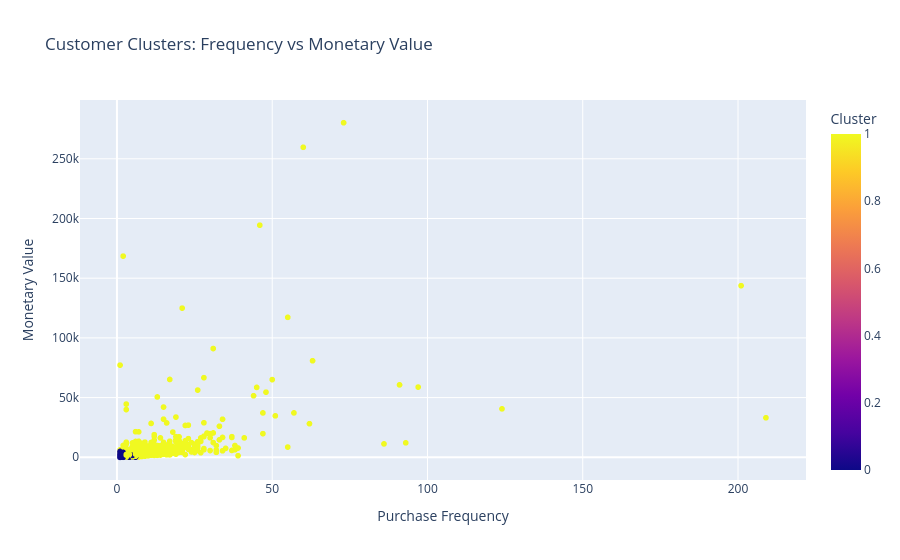

Write notebook code for a chart like this one.
### Markdown cell above
Shows whether clusters separate based on how recently customers purchased and how much they spent.

### Code cell
fig = px.scatter(rfm, x = "Frequency", y = "MonetaryValue", color = "Clusters",
    hover_data = ["CustomerID", "Recency"],
    title = "Customer Clusters: Frequency vs Monetary Value",
    labels = {
        "Frequency": "Purchase Frequency",
        "MonetaryValue": "Monetary Value",
        "Clusters": "Cluster"
    }
)

fig.show()

### Figure 1 — Plotly figure (JSON) as saved in the notebook; plotly's stock layout.template omitted (floating-point values rounded to 4 significant figures; data arrays with more than 128 entries replaced by an {"elided": "..."} marker saying what was removed)
{"data": [{"customdata": {"elided": "4338x2 int values"}, "hovertemplate": "Purchase Frequency=%{x}<br>Monetary Value=%{y}<br>CustomerID=%{customdata[0]}<br>Recency=%{customdata[1]}<br>Cluster=%{marker.color}<extra></extra>", "legendgroup": "", "marker": {"color": {"elided": "4338 int values"}, "coloraxis": "coloraxis", "symbol": "circle"}, "mode": "markers", "name": "", "showlegend": false, "type": "scattergl", "x": {"elided": "4338 int values"}, "xaxis": "x", "y": {"elided": "4338 float values"}, "yaxis": "y"}], "layout": {"coloraxis": {"colorbar": {"title": {"text": "Cluster"}}, "colorscale": [[0, "#0d0887"], [0.1111, "#46039f"], [0.2222, "#7201a8"], [0.3333, "#9c179e"], [0.4444, "#bd3786"], [0.5556, "#d8576b"], [0.6667, "#ed7953"], [0.7778, "#fb9f3a"], [0.8889, "#fdca26"], [1, "#f0f921"]]}, "legend": {"tracegroupgap": 0}, "title": {"text": "Customer Clusters: Frequency vs Monetary Value"}, "xaxis": {"anchor": "y", "domain": [0, 1], "title": {"text": "Purchase Frequency"}}, "yaxis": {"anchor": "x", "domain": [0, 1], "title": {"text": "Monetary Value"}}}}
